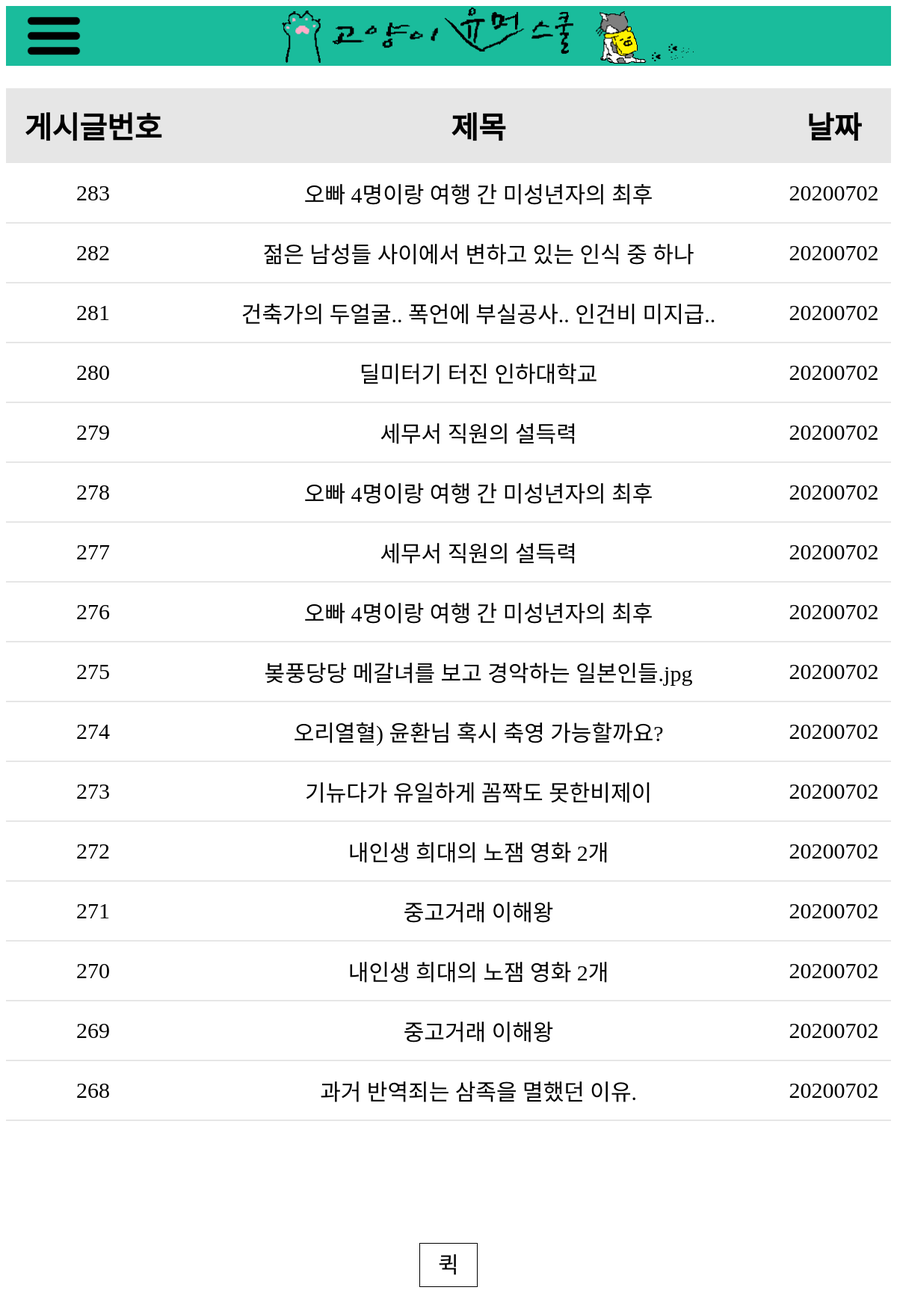
The page / on the database its author committed.
### tables this page shows
CREATE TABLE "Post" (
	"post_no"	INTEGER,
	"post_site_name"	TEXT NOT NULL,
	"post_title"	TEXT NOT NULL,
	"post_cnts"	TEXT NOT NULL,
	"post_date"	TEXT NOT NULL,
	PRIMARY KEY("post_no" AUTOINCREMENT)
);

### app.py (the view)
@app.route('/index.html')
@app.route('/')
def index():
    posts = post_dao.select_posts()
    return render_template('index.html', posts=posts, date=post_dao.get_date())

### dao/db.py (called while the page is built)
def dict_factory(cursor, row):
    d = {}
    for idx, col in enumerate(cursor.description):
        d[col[0]] = row[idx]
    return d

def select_all(*args, **kwargs):
    conn = sqlite3.connect(db_name)
    conn.row_factory = dict_factory
    cur = conn.cursor()
    rows = cur.execute(*args, **kwargs).fetchall()
    return rows

def select_one(*args, **kwargs):
    conn = sqlite3.connect(db_name)
    conn.row_factory = dict_factory
    cur = conn.cursor()
    row = cur.execute(*args, **kwargs).fetchone()
    return row

### dao/post_dao.py (called while the page is built)
def get_date():
    return time.strftime("%Y%m%d", time.localtime(time.time()))

def get_last_no():
    return db.select_one('''SELECT post_no FROM post ORDER BY post_no DESC LIMIT 1''')['post_no']

def select_posts(page=1):
    page_last_post_no = get_last_no()
    page_start_post_no = page_last_post_no - 15
    page_last_post_no = page_last_post_no - (page-1) * 15
    page_start_post_no = page_start_post_no - (page-1) * 15
    return reversed(db.select_all('''SELECT * FROM post where post_no BETWEEN ? AND ?''', (page_start_post_no, page_last_post_no)))

### templates/index.html (shortened to what this page needs)
{% extends "layout.html" %}

### templates/layout.html (shortened to what this page needs)
<!DOCTYPE html>
<html lang="ko">
<head>
    <link rel="stylesheet" href="//code.jquery.com/ui/1.12.1/themes/base/jquery-ui.css">
    <link rel="stylesheet" type="text/css" href="static/css/board_style.css">
</head>
<body>
    <header id=header>
        {% block header %}
        <header>
            <div>
                <a href="/user_login.html"><img src="static/img/menu.png"
                        style="height:80px; float:left; margin: 0 0 0 2%"></a>
            </div>
            <div id="header">
                <a href="/"><img src="/static/img/title.png" height="80px"></a>
            </div>
        </header>
        {% endblock %}
    </header>
    <div>
        {% block list %}
        <table id="board_header">
            <tr id=board_header_title>
                <th>게시글번호</th>
                <th>제목</th>
                <th>날짜</th>
            </tr>
            <form>
                {% for post in posts %}
                <tr id=post>
                    <td>{{post['post_no']}}</td>
                    <td><a href="post.html?post_no={{post.post_no}}">{{post['post_title']}}</a></td>
                    <td>{{post['post_date']}}</td>
                </tr>
                {% endfor %}
            </form>
            {% endblock %}
    </div>
    <div>
        <table id=footer>
        </table>
    </div>
    <div class="search">
        {% block paging %}
        <div class="paging">
            <a id = "quick_button" onclick = "quick()">퀵</a>
        </div>
        {% endblock %}
    </div>
</body>
</head>
</html>

### static/css/board_style.css (style rules this page uses)
a:link { text-decoration: none; color: black; }
#board_header { font-family : "Nanum Gothic", sans-seif; font-size : 40px; width: 100%; height : 100px; margin: 30px auto; border-collapse: collapse; border: 0px solid black; background-color: rgb(230, 230, 230); }
#board_header_title { font-size : 40px; background-color: rgb(230, 230, 230); height : 100px; border: 0px solid black; }
#footer { font-family : "Nanum Gothic", sans-seif; width: 100%; height : 20px; margin: auto; padding : auto; }
#header { font-family : "Nanum Gothic", sans-seif; font-size : 30px; width: 100%; height : 80px; margin: 0 auto; padding : auto; text-align:center; background-color: rgb(26, 188, 156); }
#post { font-family : "Nanum Gothic", sans-seif; font-size : 30px; width: 100%; height : 80px; border-bottom: 2px solid rgb(230, 230, 230); text-align : center; background-color: white; }
.paging { display: inline-block; }
.paging a { font-family : "Nanum Gothic", sans-seif; width : 325px; height : 20px; color: black; float: center; margin: 0 auto; text-align: center; padding: 12px 24px; text-decoration: none; font-size: 30px; transition: background-color .3s; border: 1px solid rgb(0, 0, 0); }
.search { width : 100%; height : 200px; margin-top : 10%; text-align: center; }

### rows shown on the page
Post: post_no "283", post_title "오빠 4명이랑 여행 간 미성년자의 최후", post_date "20200702"
Post: post_no "282", post_title "젊은 남성들 사이에서 변하고 있는 인식 중 하나", post_date "20200702"
Post: post_no "281", post_title "건축가의 두얼굴.. 폭언에 부실공사.. 인건비 미지급..", post_date "20200702"
Post: post_no "280", post_title "딜미터기 터진 인하대학교", post_date "20200702"
Post: post_no "279", post_title "세무서 직원의 설득력", post_date "20200702"
Post: post_no "278", post_title "오빠 4명이랑 여행 간 미성년자의 최후", post_date "20200702"
Post: post_no "277", post_title "세무서 직원의 설득력", post_date "20200702"
Post: post_no "276", post_title "오빠 4명이랑 여행 간 미성년자의 최후", post_date "20200702"
Post: post_no "275", post_title "봊풍당당 메갈녀를 보고 경악하는 일본인들.jpg", post_date "20200702"
Post: post_no "274", post_title "오리열혈) 윤환님 혹시 축영 가능할까요?", post_date "20200702"
Post: post_no "273", post_title "기뉴다가 유일하게 꼼짝도 못한비제이", post_date "20200702"
Post: post_no "272", post_title "내인생 희대의 노잼 영화 2개", post_date "20200702"
Post: post_no "271", post_title "중고거래 이해왕", post_date "20200702"
Post: post_no "270", post_title "내인생 희대의 노잼 영화 2개", post_date "20200702"
Post: post_no "269", post_title "중고거래 이해왕", post_date "20200702"
Post: post_no "268", post_title "과거 반역죄는 삼족을 멸했던 이유.", post_date "20200702"
